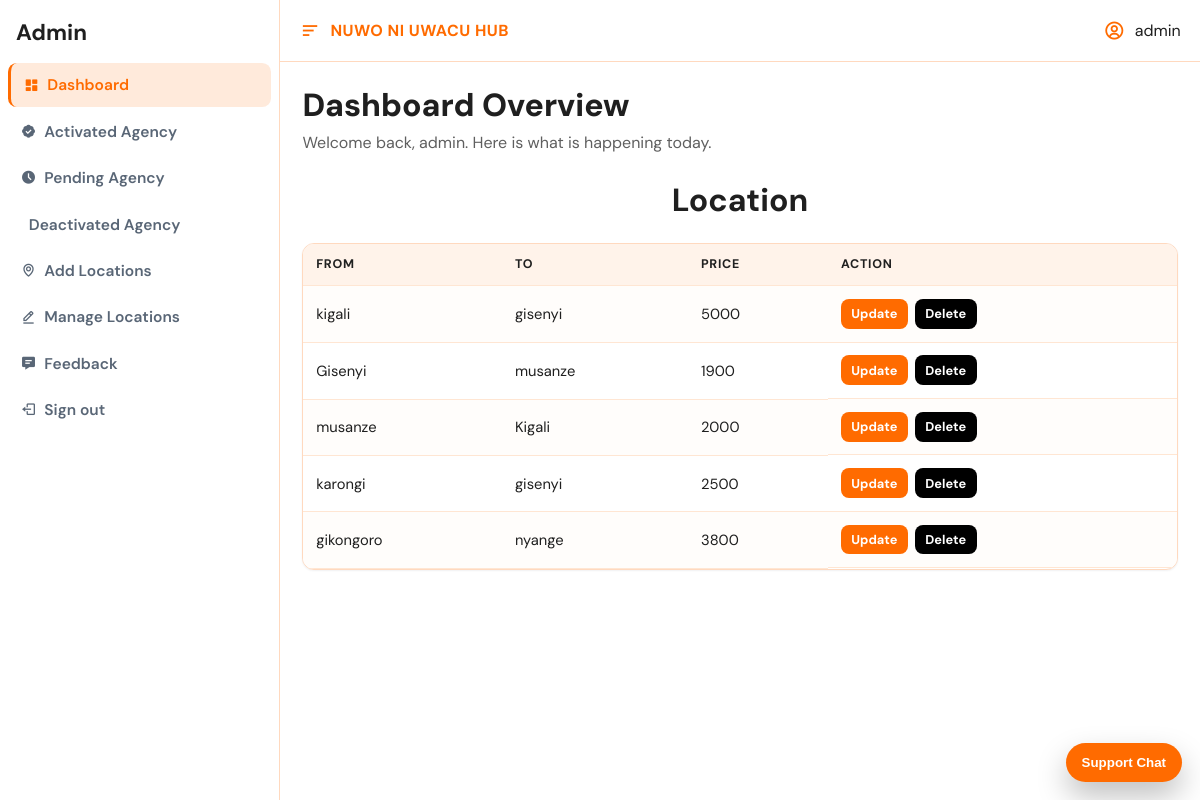
The app's page /admin_panel?locations_nam (signed in) with its own data.
### tables this page shows
CREATE TABLE `locations` (
  `L_id` int(6) NOT NULL,
  `L_from` varchar(50) NOT NULL,
  `L_to` varchar(50) NOT NULL,
  `price` text NOT NULL
);

### admin_panel.php (the view, shortened to what this page needs)
<?php
require 'connection.php';
?>
<!DOCTYPE html>
<html lang="en">
  <head>
    <link href="https://unpkg.com/boxicons@2.1.4/css/boxicons.min.css" rel="stylesheet"/>
    <link rel="stylesheet" href="./css/admin_panel.css" />
    <link rel="stylesheet" href="./css/agency_panel.css" />
  </head>
  <body>
    <div class="admin_body">
      <aside class="admin_aside">
        <h1>Admin</h1>
        <div class="admin_links">
          <a href="admin_panel?"><i class='bx bxs-dashboard'></i> Dashboard</a>
          <a href="admin_panel?activeted_agency"><i class='bx bxs-badge-check'></i> Activated Agency</a>
          <a href="admin_panel?pending_agency"><i class='bx bxs-time-five'></i> Pending Agency</a>
          <a href="admin_panel?deactiv_agency"><i class='bx bxs-block'></i> Deactivated Agency</a>
          <a href="admin_panel?locations"><i class='bx bx-map'></i> Add Locations</a>
          <a href="admin_panel?locations_nam"><i class='bx bx-edit-alt'></i> Manage Locations</a>
          <a href="admin_panel?fedback"><i class='bx bxs-message-detail'></i> Feedback</a>
          <a href="logout"><i class='bx bx-log-out'></i> Sign out</a>
        </div>
      </aside>
      <div class="admin_container">
        <header class="panel-topbar">
          <div class="panel-topbar-left">
            <i class='bx bx-menu-alt-left'></i>
            <strong>NUWO NI UWACU HUB</strong>
          </div>
          <div class="panel-topbar-right">
            <i class='bx bx-user-circle'></i>
            <span>admin</span>
          </div>
        </header>
        <section class="panel-overview">
          <h2>Dashboard Overview</h2>
          <p>Welcome back, admin. Here is what is happening today.</p>
        </section>
<?php
if(isset($_GET['locations'])){
    ?>
    <div class="agencies_Creation_form">
          <form action="brain" method="post">
            <h2>location Form</h2>
            <input
              type="text"
              name="from"
              id="agency_name"
              placeholder="From"
              required
            />
            <input
              type="text"
              name="to"
              id="agency_name"
              placeholder="To"
              required
            />
            <input
              type="number"
              name="price"
              id="agency_name"
              placeholder="Enter Amount Of Money"
              required
            />
            <input
              type="submit"
              name="add_dest"
              id="send_button"
              class="send_button"
              value="Add"
            />
          </form>
        </div>
    <?php
}
else if(isset($_GET['locations_nam'])){
$sel="select *from locations";
$query=mysqli_query($con,$sel);
?>
    <h1><center>Location</center></h1>
   <div class="agencies_table">
          <table>
            <tr>
              <th>From</th>
              <th>To</th>
              <th>Price</th>
              <th>Action</th>
            </tr>
            <?php
            while($row=mysqli_fetch_array($query))
            {
              echo "<tr>";
              echo "<td>".$row['L_from']."</td>";
              echo "<td>".$row['L_to']."</td>";
              echo "<td>".$row['price']."</td>";
            ?>
            <td class="tdDiv"><a href='admin_panel?up=<?php echo $row['L_id'];?>'>Update</a>
            <a href='admin_panel?del=<?php echo $row['L_id'];?>' style='background-color:black;' onclick='return confirm("ATTENTION\n______________\n\nAre you ready to Delete Location \n\nIf you are ready click Okay.")'>Delete</a>
          </td>
            <?php
            }
            ?>
          </table>
        </div>
        <?php
}
?>
      </div>
    </div>
  </body>
</html>

### css/admin_panel.css (style rules this page uses)
* { box-sizing: border-box; }
body { margin: 0; font-family: 'DM Sans', sans-serif; background: var(--page-bg); color: var(--text); }
a { text-decoration: none; }
.admin_body, .agency_admin_body { display: grid; grid-template-columns: 280px 1fr; min-height: 100vh; }
.admin_aside, .agency_admin_aside { background: var(--sidebar-bg); border-right: 1px solid var(--border); padding: 1.15rem 0; position: sticky; top: 0; height: 100vh; overflow-y: auto; }
.admin_aside h1, .agency_admin_aside h1 { margin: 0; padding: 0 1rem 1rem; font-size: 1.4rem; font-weight: 700; color: #1f1f1f; }
.admin_links, .agency_admin_links { display: grid; gap: 0.15rem; }
.admin_links a, .agency_admin_links > a, .dropbtn { margin: 0 0.5rem; border-radius: 0.55rem; color: #596676; font-weight: 600; font-size: 0.97rem; padding: 0.75rem 0.8rem; display: flex; align-items: center; gap: 0.5rem; cursor: pointer; transition: background 0.2s ease, color 0.2s ease; }
.admin_links a:first-child, .agency_admin_links > a:first-child { background: rgba(255, 107, 0, 0.14); color: var(--accent); border-left: 3px solid var(--accent); }
.admin_container, .agency_admin_container { padding: 0; }
.panel-topbar { height: 62px; background: var(--surface); border-bottom: 1px solid var(--border); padding: 0 1.2rem; display: flex; align-items: center; justify-content: space-between; position: sticky; top: 0; z-index: 100; }
.panel-topbar-left, .panel-topbar-right { display: flex; align-items: center; gap: 0.6rem; }
.panel-topbar-left i, .panel-topbar-right i { font-size: 1.35rem; color: #ff6b00; }
.panel-topbar-left strong { color: var(--accent); letter-spacing: 0.03em; }
.panel-overview { padding: 1.4rem 1.4rem 0.3rem; }
.panel-overview h2 { margin: 0; font-size: 2rem; font-weight: 800; }
.panel-overview p { margin: 0.35rem 0 0; color: var(--muted); }
.admin_container > :not(.panel-topbar):not(.panel-overview), .agency_admin_container > :not(.panel-topbar):not(.panel-overview) { margin-left: 1.4rem; margin-right: 1.4rem; }
.agency_cars_table, .agency_destination_table, .set_transportation_table, .available_cars_table, .agencies_table, .booking_cars_table { margin-top: 1rem; background: var(--surface); border: 1px solid var(--border); border-radius: 12px; overflow-x: auto; box-shadow: 0 1px 2px rgba(16, 24, 40, 0.06); }
table { width: 100%; border-collapse: collapse; }
th, td { border-bottom: 1px solid #ffe6d3; padding: 0.8rem; text-align: left; font-size: 0.92rem; }
th { background: #fff3ea; color: #202020; font-size: 0.78rem; text-transform: uppercase; letter-spacing: 0.06em; }
tr:nth-child(even) { background: #fffdfb; }
td a { display: inline-flex; align-items: center; justify-content: center; padding: 0.4rem 0.65rem; border-radius: 8px; background: var(--accent); color: #fff; font-size: 0.8rem; font-weight: 700; }
.tdDiv { display: flex; flex-wrap: wrap; gap: 0.45rem; }

### css/agency_panel.css (style rules this page uses)
﻿ .available_cars_table, .agencies_table, .agency_cars_table, .agency_destination_table, .set_transportation_table { margin-bottom: 1rem; }

### records on screen
locations: L_from "kigali", L_to "gisenyi", price "5000"
locations: L_from "Gisenyi", L_to "musanze", price "1900"
locations: L_from "musanze", L_to "Kigali", price "2000"
locations: L_from "karongi", L_to "gisenyi", price "2500"
locations: L_from "gikongoro", L_to "nyange", price "3800"
